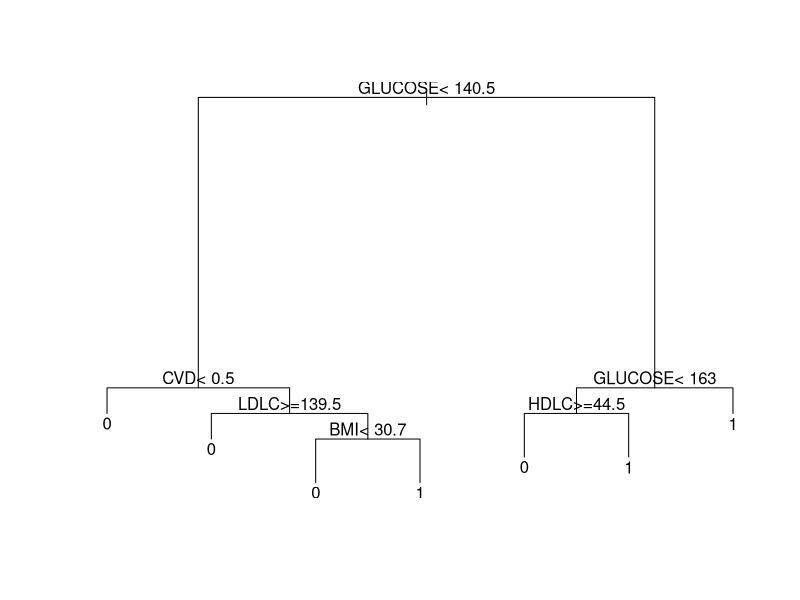
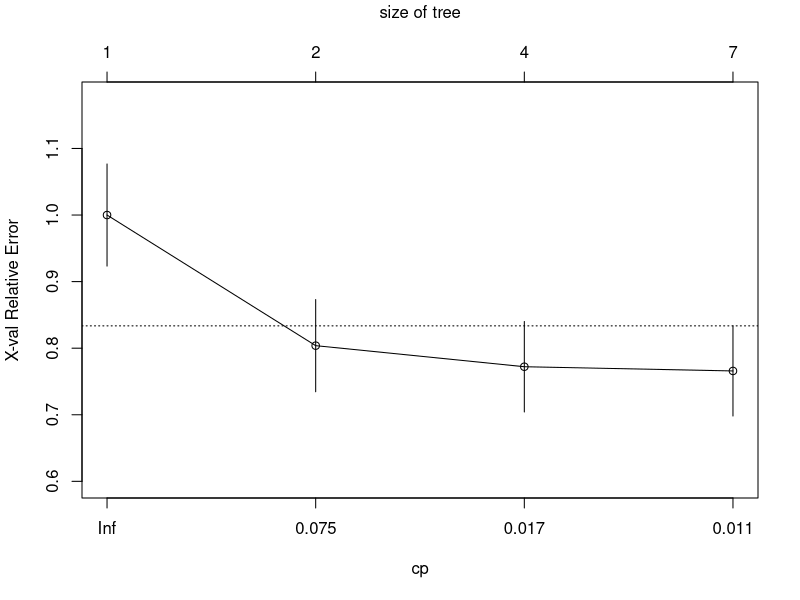
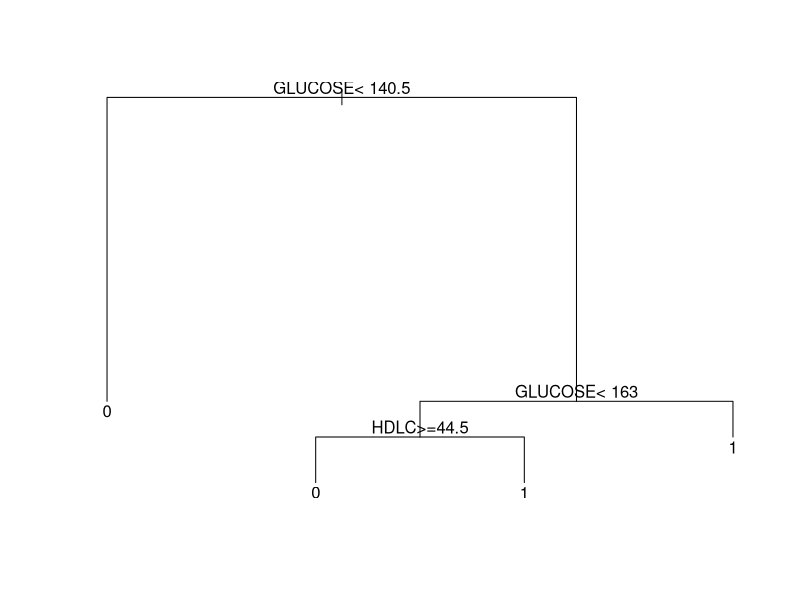
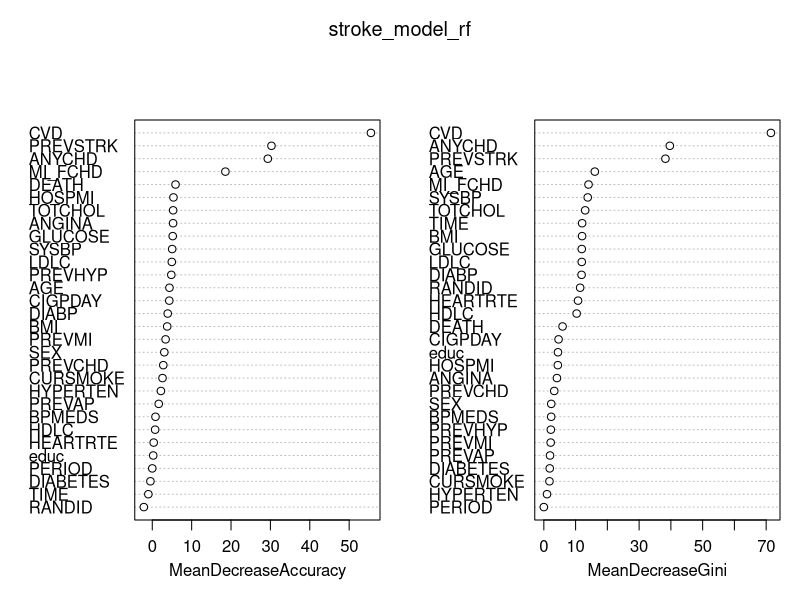

Generate these figures, in order, with R: (Note: this script raises an error after producing the figures.)
## ---- chunk 1
# # define packages to install
# pkg_list = c('ggplot2', 'readxl', 'rpart', 'randomForest') 
# install.packages(pkg_list) # install packages
## ---- chunk 2
knitr::opts_chunk$set(echo = TRUE)
library(ggplot2) # a popular plotting library
library(readxl) # a utility for reading excel files
## ---- chunk 3
fram = readxl::read_excel("frmgham2.xls")
# identify rows missing any values
missing_vals = apply(fram, MARGIN = 1, function(x){return(any(is.na(x)))}) 
# extract rows without missing values and non-time columns
fram = fram[!missing_vals,1:31] 
# ensure output variable to be categorical
fram$DIABETES = as.factor(fram$DIABETES) 
## ---- chunk 4
library(rpart) # load rpart
# generate a classification model
diab_model = rpart(DIABETES ~ ., data = fram, method = "class") 
## ---- chunk 5
summary(diab_model)
## ---- chunk 6
print(diab_model)
## ---- chunk 7
plot(diab_model) # generate plot
text(diab_model) # include text annotation
## ---- chunk 8
# predict diabetes outcome using the model we built
pred_diab = predict(diab_model, fram, type = "class")
# resutbstitution error = fraction of predictions that are not equal
resub_error = mean(pred_diab != fram$DIABETES)
resub_error
## ---- chunk 9
diab_model[["cptable"]]
## ---- chunk 10
# specify cross-validation fold to be 5
control_args = rpart.control(xval = 5)
diab_model_k_5 = rpart(DIABETES ~ ., data = fram, method = "class", 
                       control = control_args)
## ---- chunk 11
K = 10 # define the number of folds
errors = c() # create a variable to store error values in
folds = rep_len(1:K, nrow(fram)) # generate a vector matching samples to a fold
# permute the original vector to retain equal counts but randomize the order
folds = sample(folds, nrow(fram), replace = FALSE) 
for(k in 1:K){ # for each fold
  # build the model using the subset of data outside of the fold
  model = rpart(DIABETES ~ ., data = fram[folds != k,], method = "class") 
  # predict the output for the fold
  prediction = predict(model, fram[folds == k, ], type = "class") 
  # calcuate the error
  errors = c(errors, mean(prediction != fram$DIABETES[folds == k]))
}
mean(errors) # average error across all folds
## ---- chunk 12
plotcp(diab_model, upper = "size");
## ---- chunk 13
pruned_diab_model = prune(diab_model, cp = 0.017)
## ---- chunk 14
plot(pruned_diab_model)
text(pruned_diab_model)
## ---- chunk 15
pred_diab_pruned = predict(pruned_diab_model, fram, type = "class")
confusion_mat = matrix(c(
  sum(pred_diab_pruned == fram$DIABETES & pred_diab_pruned == 1), # true positive
  sum(pred_diab_pruned != fram$DIABETES & pred_diab_pruned == 1), # false positive
  sum(pred_diab_pruned != fram$DIABETES & pred_diab_pruned == 0), # false negative
  sum(pred_diab_pruned == fram$DIABETES & pred_diab_pruned == 0) # true negative 
  ), nrow = 2)
confusion_mat
## ---- chunk 16
confusion_mat = matrix(c(
  sum(pred_diab == fram$DIABETES & pred_diab == 1), # true positive
  sum(pred_diab != fram$DIABETES & pred_diab == 1), # false positive
  sum(pred_diab != fram$DIABETES & pred_diab == 0), # false negative
  sum(pred_diab == fram$DIABETES & pred_diab == 0) # true negative
  ), nrow = 2)
confusion_mat
## ---- chunk 17
library(randomForest)
## ---- chunk 18
fram$STROKE = as.factor(fram$STROKE)
stroke_model_rf = randomForest(STROKE ~ ., data = fram, importance = TRUE)
## ---- chunk 19
print(stroke_model_rf)
## ---- chunk 20
stroke_model_rf$err.rate[500, "OOB"]
## ---- chunk 21
pred_stroke = predict(stroke_model_rf, fram)
# fraction of predictions that are not equal to true label
resub_error = mean(pred_stroke != fram$STROKE) 
resub_error
## ---- chunk 22
stroke_imp = as.data.frame(importance(stroke_model_rf))
stroke_imp[order(stroke_imp$MeanDecreaseGini, decreasing=TRUE), ]
## ---- chunk 23
varImpPlot(stroke_model_rf)
## ---- chunk 24
stroke_model_rf_500 = grow(stroke_model_rf, 500)
## ---- chunk 25
pred_stroke_500 = predict(stroke_model_rf_500, fram, type = "class")
confusion_mat = matrix(c(
  sum(pred_stroke_500 == fram$STROKE & pred_stroke_500 == 1), # true positive
  sum(pred_stroke_500 != fram$STROKE & pred_stroke_500 == 1), # false positive 
  sum(pred_stroke_500 != fram$STROKE & pred_stroke_500 == 0), # false negative 
  sum(pred_stroke_500 == fram$STROKE & pred_stroke_500 == 0) # true negative
  ), nrow = 2)
confusion_mat
